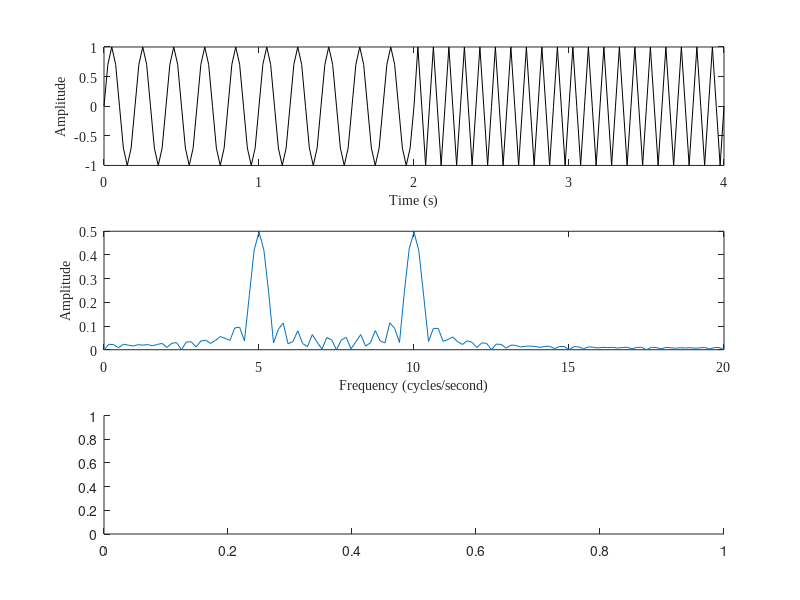

MATLAB code for this plot: (Note: this script raises an error after producing the figure.)
Fs = 40;% sampling frequency
x = 0:(1/Fs):4;% time domain
y = [sin(2 * pi * 5 * x(x <= 2)), sin(2 * pi * 10 * x(x > 2))];% signal

    N = length(x);                     % Length of signal

    NFFT = 2^nextpow2(N); % Next power of 2 from length of y
    Y = fft(y,NFFT)/N;
    f = Fs/2*linspace(0,1,NFFT/2+1);

    % Generate the plot, title and labels.
    fh = figure(1);
    % set(fh,'color','white','visible','off');
    subplot(311);
    plot(x,y,'k');
    xlabel('Time (s)','FontName','Times New Roman','fontsize',10);
    ylabel('Amplitude','FontName','Times New Roman','fontsize',10);
    set(gca,'FontName','Times New Roman','fontsize',10);

    % # Frequency domain plots
    subplot(312);
    plot(f,2*abs(Y(1:NFFT/2+1))) 
    xlabel('Frequency (cycles/second)','FontName','Times New Roman','fontsize',10);
    ylabel('Amplitude','FontName','Times New Roman','fontsize',10);
    set(gca,'FontName','Times New Roman','fontsize',10);

    subplot(313);
    window = x(1:10:end);
    [S,F,T] = spectrogram(y,window);
    pcolor(T,F,abs(S));shading interp;
    xlabel('Time (s)');
    ylabel('Frequency (cycles/second)');